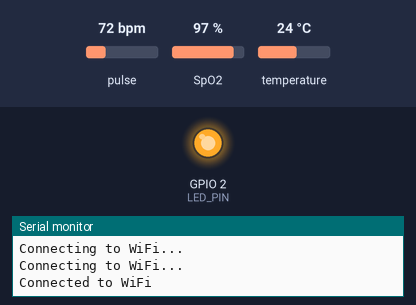
A sketch run on a simulated ESP32. On the bench: output pins drawn as LEDs (lit = HIGH), the last lines printed to the serial monitor. The inputs (shaded band) are chosen by the test bench; at power-on: pulse 72 bpm, SpO2 97 %, temperature 24 °C. WiFi joins after 1.5 s; servers stay silent unless stated; the local clock reads 2024-03-15 10:24:30 at power-on unless the sketch sets it.

Above: at 2.1 s.
At 4.2 s:
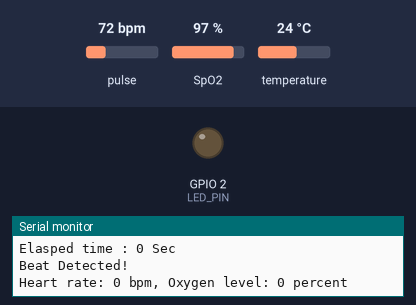
4.3 s: pulse set to 42 bpm
8.2 s: pulse set to 100 bpm
Timing chart, 0 to 11.2 s (numbered marks = the images above; inputs shaded):
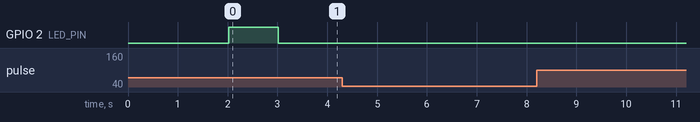

The sketch:

healthAI.ino
```cpp
#include <WiFi.h>
#include <MAX30100_PulseOximeter.h>
#include <OneWire.h>
#include <DallasTemperature.h>
#include <FirebaseESP32.h>
#include "time.h"

#define WIFI_SSID "HealthAI"
#define WIFI_PASSWORD "12345678"

#define DS18B20_PIN 17
float tempF, tempC, temperature;
int heartRate, oxygenLevel, flag = 0;
#define LED_PIN 2
#define REPORTING_PERIOD_MS 1000

#define FIREBASE_HOST "https://healthai2-a6e15-default-rtdb.firebaseio.com"
#define FIREBASE_AUTH "AIzaSyBEeWsWHBxeteVyEfWwTbzrzcMvhudqEJE"

FirebaseData firebaseData;
FirebaseJson json;

PulseOximeter pox;
String TIME;

const char* ntpServer = "pool.ntp.org";
const long gmtOffset_sec = 3600 * 6;
const int daylightOffset_sec = 0;


uint32_t tsLastReport = 0;
OneWire oneWire(DS18B20_PIN);
DallasTemperature ds18b20(&oneWire);

void onBeatDetected() {
  Serial.println("Beat Detected!");
  digitalWrite(LED_PIN, HIGH);  // Turn on the LED
  delay(1);                     //
  digitalWrite(LED_PIN, LOW);   // Turn off the LED
}


void printLocalTime() {
  struct tm timeinfo;
  if (!getLocalTime(&timeinfo)) {
    Serial.println("Failed to obtain time");
    return;
  }

  Serial.println(&timeinfo, "%A, %B %d %Y %H:%M:%S");
  int day = timeinfo.tm_mday;
  int month = timeinfo.tm_mon + 1;
  int year = timeinfo.tm_year;
  int hour = timeinfo.tm_hour;
  int min = timeinfo.tm_min;
  int sec = timeinfo.tm_sec;

  String DAY, MONTH, HOUR, MIN, SEC;

  if (day < 10) {
    DAY = "0" + String(day);
  } else {
    DAY = String(day);
  }

  if (month < 10) {
    MONTH = "0" + String(month);
  } else {
    MONTH = String(month);
  }

  if (hour < 10) {
    HOUR = "0" + String(hour);
  } else {
    HOUR = String(hour);
  }

  if (min < 10) {
    MIN = "0" + String(min);
  } else {
    MIN = String(min);
  }

  if (sec < 10) {
    SEC = "0" + String(sec);
  } else {
    SEC = String(sec);
  }


  TIME = String(year + 1900) + "-" + MONTH + "-" + DAY + "T" + HOUR + ":" + MIN + ":" + SEC + "Z";
}


void updatePulseOximeter(void* parameter) {

  while (true) {
    delay(10);
    pox.update();
    if (millis() - tsLastReport > REPORTING_PERIOD_MS) {
      heartRate = pox.getHeartRate();
      oxygenLevel = pox.getSpO2();
      Serial.printf("Heart rate: %d bpm, Oxygen level: %d percent \n", heartRate, oxygenLevel);
      tsLastReport = millis();
    }

    if (flag==1) {
     // Serial.println("Press reset button to measure again");
     pox.shutdown();
      while (1) {}
    }
  }
}


float round2(float value) {
   return (int)(value * 100 + 0.5) / 100.0;
}


void setup() {
  Serial.begin(115200);

  // Initialize the pulse oximeter
  if (!pox.begin()) {
    Serial.println("FAILED");
    for (;;)
      ;
  } else {
    Serial.println("SUCCESS");
  }

  // Initialize the temperature sensor
  ds18b20.begin();
  pinMode(LED_PIN, OUTPUT);

  Serial.begin(115200);

  WiFi.begin(WIFI_SSID, WIFI_PASSWORD);
  while (WiFi.status() != WL_CONNECTED) {
    delay(1000);
    Serial.println("Connecting to WiFi...");
  }
  Serial.println("Connected to WiFi");
  digitalWrite(LED_PIN, HIGH);  // Turn on the LED
  delay(1000);                     //
  digitalWrite(LED_PIN, LOW);

  // Initialize the pulse oximeter
  if (!pox.begin()) {
    Serial.println("POX FAILED");
    for (;;)
      ;
  } else {
    Serial.println("POX SUCCESS");
  }

  Firebase.begin(FIREBASE_HOST, FIREBASE_AUTH);
  Firebase.reconnectWiFi(true);


  pox.setIRLedCurrent(MAX30100_LED_CURR_7_6MA);

  pox.setOnBeatDetectedCallback(onBeatDetected);

  // Initialize the temperature sensor
  ds18b20.begin();
  pinMode(LED_PIN, OUTPUT);

  xTaskCreatePinnedToCore(
    updatePulseOximeter,  // Task function
    "poxUpdateTask",      // Task name
    10000,                // Stack size (in bytes)
    NULL,                 // Task parameter
    1,                    // Task priority
    NULL,                 // Task handle
    1                     // Core to run the task on (core 1)
  );                      // Core number (1 for the second core)

  configTime(gmtOffset_sec, daylightOffset_sec, ntpServer);
  printLocalTime();
  Serial.println(TIME);


}


void loop() {

 if (TIME != ""){
  json.set(TIME + "/heart_rate", 0);
  json.set(TIME + "/oxygen_level", 0);
  json.set(TIME + "/temperature", 75);
  json.set(TIME + "/time", TIME);
  json.set(TIME + "/elasped_time", 0);
  json.set(TIME + "/progress", 0);
  json.set(TIME + "/connected", 1.00);

  if (!Firebase.updateNode(firebaseData, "/SensorData", json))
   {
     Serial.println("Failed to initialized");
     while(1);
   }
}

  Serial.println("Please wait 45 second");
  for (int i = 0; i < 46; i++) {
    delay(500);
    Serial.printf("Elasped time : %d Sec \n", i);

    ds18b20.requestTemperatures();
    float temperature = ds18b20.getTempCByIndex(0) * 9 / 5 + 32 + 3.2;
    float temp=round2(temperature);
    Serial.printf("Temperature: %f C \n", temperature);
    json.set(TIME + "/temperature", temp);
    json.set(TIME + "/elasped_time", i);
    json.set(TIME + "/connected", 1);
    Firebase.updateNode(firebaseData, "/SensorData", json);


    delay(500);
  }

    ds18b20.requestTemperatures();
    float temperature = ds18b20.getTempCByIndex(0) * 9 / 5 + 32 + 3.5;
    float temp=round2(temperature);
    Serial.printf("Temperature: %f C \n", temperature);

  xx:
  if (TIME != "") {
    json.set(TIME + "/heart_rate", heartRate);
    json.set(TIME + "/oxygen_level", oxygenLevel);
    json.set(TIME + "/temperature", temp);
    json.set(TIME + "/time", TIME);
    json.set(TIME + "/progress", 1.00);
    json.set(TIME + "/connected", 0);
    if (Firebase.updateNode(firebaseData, "/SensorData", json)) {
      Serial.println("Data uploaded successfully");
       flag = 1;
      digitalWrite(LED_PIN, HIGH);
    } else {
      Serial.println("Data upload failed");
    }

    Serial.println("Press reset button to measure again");
    while (1) {

    }
  }
  else
   goto xx;

}
```
